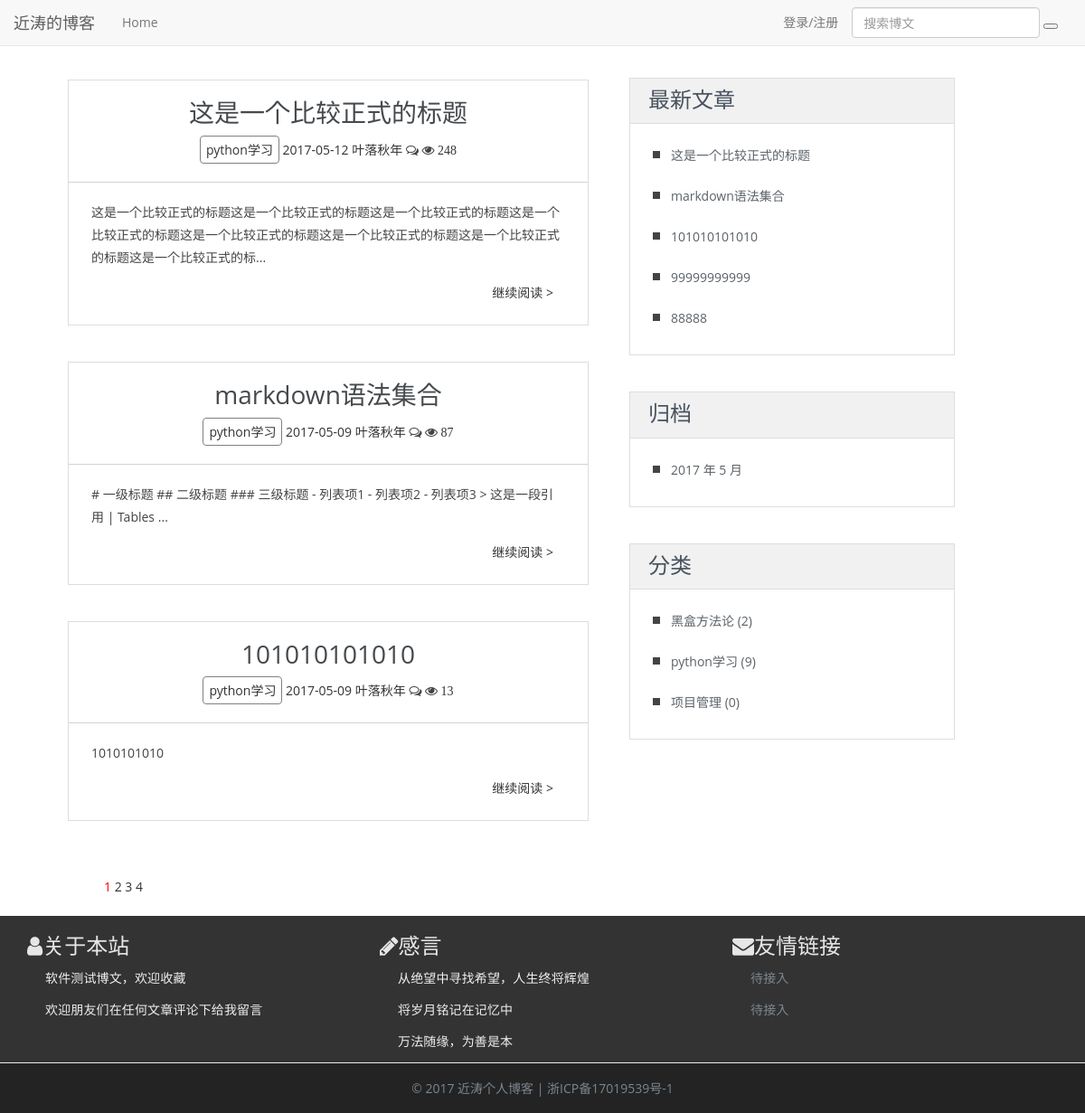
/, run on an earlier commit of the app's database.
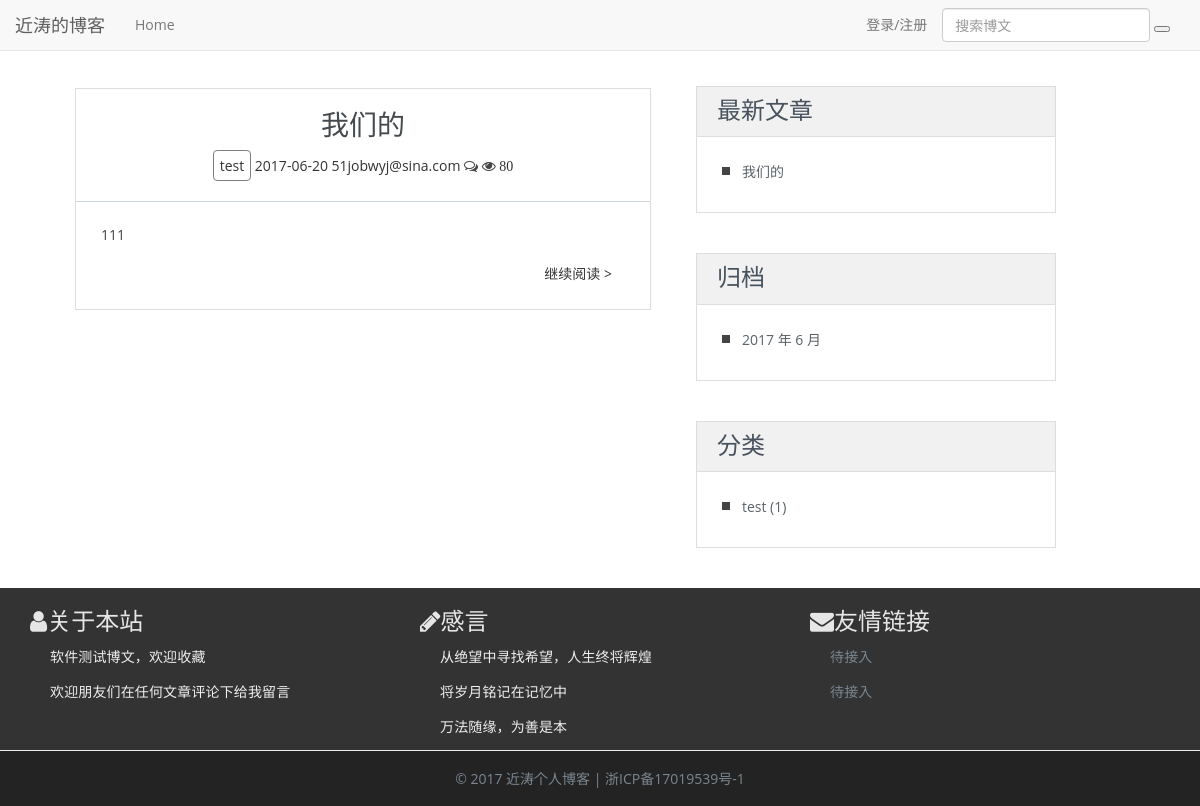
And on a later commit of the database.
### blog/models.py (models this page shows, shortened)
@python_2_unicode_compatible
class Post(models.Model):
    title = models.CharField(max_length=70)
    body = models.TextField()
    excerpt = models.CharField(max_length=200, blank=True)
    created_time = models.DateTimeField()
    modified_time = models.DateTimeField()
    category = models.ForeignKey(Category)
    tags = models.ManyToManyField(Tag, blank=True)
    author = models.ForeignKey(User)
    view = models.PositiveIntegerField(default=0)
    def get_absolute_url(self):
        return reverse('blog:detail', kwargs={'pk': self.pk})
    class Meta:
        ordering = ['-created_time']

@python_2_unicode_compatible
class Category(models.Model):
    name = models.CharField(max_length=100)

### blog/views.py (the view, shortened to what this page needs)
# urls.py: url(r'^$', views.IndexView.as_view(), name='index'),
class IndexView(ListView):
    model = Post
    template_name = 'blog/index.html'
    context_object_name = 'post_list'
    paginate_by = 3
    def get_context_data(self, **kwargs):
        context = super(IndexView,self).get_context_data(**kwargs)
        paginator = context.get('paginator')
        page = context.get('page_obj')
        is_paginated = context.get('is_paginated')
        pagination_data = self.pagination_data(paginator, page, is_paginated)
        context.update(pagination_data)
        return context
    def pagination_data(self, paginator, page, is_paginated):
        if not is_paginated:
            return {}
        left = []
        right = []
        left_has_more = False
        right_has_more = False
        first = False
        last = False
        page_number = page.number
        total_pages = paginator.num_pages
        page_range = list(paginator.page_range)
        if page_number == 1:
            right = page_range[page_number:page_number + 2]
            if right[-1] < total_pages - 1:
                right_has_more = True
            if right[-1] < total_pages:
                last = True
        elif page_number == total_pages:
            left = page_range[(page_number - 3) if (page_number - 3) > 0 else 0:page_number - 1]
            if left[0] > 2:
                left_has_more = True
            if left[0] > 1:
                first = True
        context = {
            'left': left,
            'right': right,
            'left_has_more': left_has_more,
            'right_has_more': right_has_more,
            'first': first,
            'last': last,
        }
        return context

### blog/templatetags/blog_tags.py (called while the page is built)
@register.simple_tag
def get_recent_posts(num=5):
    return Post.objects.all()[:num]

@register.simple_tag
def archives():
    return Post.objects.dates('created_time', 'month', order='DESC')

@register.simple_tag
def get_categories():
    return Category.objects.annotate(num_posts=Count('post'))

### blog/templates/blog/index.html (shortened to what this page needs)
﻿{% extends 'base.html' %}
{% load staticfiles %}
{% load comments %}
   {% block main %}
           <main class="col-md-8">
			   <article class="post post-1" style="margin-top: 8px">
				  {% for post in post_list %}
                  <article class="blog-teaser">
                                <header>
                                    <h3 style="margin-top:20px"><a href="{{ post.get_absolute_url }}">{{ post.title }}</a></h3>
                                    <span class="category"><a href="#">{{ post.category.name }} </a></span>
							<span class="">
								<a href="#">
									<time class="entry-date" datetime="{{ post.created_time }}">{{ post.created_time|date:"Y-m-d" }}</time>
								</a>
							</span>
							<span class=""><a href="#"> {{post.author}} </a></span>
							{% get_comment_count for post as comment_count %}
							<span class="fa fa-comments-o"><a href="#"> {{comment_count}}</a></span>
							<span class="fa fa-eye"><a href="#"> {{post.view}}</a></span>
                                    <hr>
                                </header>
                                <div class="body">
									{{ post.body|truncatechars:90 }}
                                </div>
                                <div class="clearfix">
                                    <a href="{{ post.get_absolute_url }}" class="btn btn-clean-one">继续阅读 ></a>
                                </div>
				  </article>
                  {% empty %}
                   <div class="no-post">暂时还没有发布的文章！</div>
                  {% endfor %}
			   </article>
			   <div style="margin:auto 70">
					{% if is_paginated %}
							<div class="pagination">
								  <a href="?page={{ page_obj.number }}" style="color: red;">{{ page_obj.number }}</a>
								  {% if right %}
								    {% for i in right %}
								        <a href="?page={{ i }}">{{ i }}</a>
								    {% endfor %}
								  {% endif %}
								  {% if last %}
								    <a href="?page={{ paginator.num_pages }}">{{ paginator.num_pages }}</a>
								  {% endif %}
							</div>
					{% endif %}
			   </div>
		   </main>
   {% endblock main %}

### blog/templates/base.html (shortened to what this page needs)
﻿{% load blog_tags %}
{% load staticfiles %}
<!DOCTYPE html>
<html>
	<head>
    <link rel="stylesheet" href="{% static 'blog/css/bootstrap.min.css' %}">
    <link rel="stylesheet" href="http://code.ionicframework.com/ionicons/2.0.1/css/ionicons.min.css">
    <link rel="stylesheet" href="{% static 'blog/css/pace.css' %}">
    <link rel="stylesheet" href="{% static 'blog/css/custom.css' %}">
    <link rel="stylesheet" href="{% static 'blog/css/friendly.css' %}">
    <link rel="stylesheet" href="https://cdn.bootcss.com/font-awesome/4.7.0/css/font-awesome.min.css">
    <link rel="stylesheet" href="{% static 'blog/css/style.css' %}">
	</head>
	<body>
    <div class="navbar navbar-default navbar-fixed-top navbar-down" role="navigation">
                    <div class="navbar-header">
                        <a class="navbar-brand" href="{% url 'blog:index' %}">近涛的博客</a>
                    </div>
                    <div class="collapse navbar-collapse" id="example-navbar-collapse">
						<ul class="nav navbar-nav">
                            <li class="">
                                <a href="{% url 'blog:index' %}">
                                     Home
                                </a>
                            </li>
						</ul>
						<div style="margin-right:30px">
                        <form role="search" method="get" action="{% url 'blog:search' %}" class="navbar-form navbar-right">
                            <input name="q" type="text" placeholder="搜索博文" class="form-control">
                            <button type="submit">
                            </button>
                        </form>
						</div>
						<ul id="user_part" class="nav navbar-nav navbar-right"><li><a href="{% url 'users:goLogin' %}">登录/注册</a></li></ul>
                    </div>
	</div>
		<div class="content-body" style="margin-top:25px;padding-bottom: 0px;">
			<div class="container">
				<div class="row">
					<main class="col-md-8">
					   {% block main %}
             {% endblock main %}
					</main>
					<aside class="col-md-4 blog-aside">
						<div class="aside-widget">
							<header>
								<h3>最新文章</h3>
							</header>
							<div class="body">
								{% get_recent_posts as recent_post_list %}
								<ul class="clean-list">
									{% for post in recent_post_list %}
									<li><a href="{{ post.get_absolute_url }}">{{ post.title }}</a></li>
									{% endfor %}
								</ul>
							</div>
                        </div>
						<div class="aside-widget">
							<header>
								<h3>归档</h3>
							</header>
							<div class="body">
								{% archives as date_list %}
								<ul class="clean-list">
									{% for date in date_list %}
									<li><a href="{% url 'blog:archives' date.year date.month %}">{{ date.year }} 年 {{ date.month }} 月</a></li>
									{% endfor %}
								</ul>
							</div>
                        </div>
						<div class="aside-widget">
							<header>
								<h3>分类</h3>
							</header>
							<div class="body">
								{% get_categories as category_list %}
								<ul class="clean-list">
									{% for category in category_list %}
									<li><a href="{% url 'blog:category' category.pk %}">{{category.name}} ({{ category.num_posts }})</a></li>
									{% endfor %}
								</ul>
							</div>
                        </div>
					</aside>
				</div>
			</div>
		</div>
        <footer>
			<div class="widewrapper footer" style="padding-top: 20px;">
				<div class="container">
					<div class="row">
						<div class="col-md-4 footer-widget">
							<h3> <i class="fa fa-user"></i>关于本站</h3>
							<ul class="" style="margin-left:-20px;">
								<p>软件测试博文，欢迎收藏</p>
								<p>欢迎朋友们在任何文章评论下给我留言</p>
							</ul>
						</div>
						<div class="col-md-4 footer-widget">
							<h3> <i class="fa fa-pencil"></i>感言</h3>
							<ul class="" style="margin-left:-20px">
								<p>从绝望中寻找希望，人生终将辉煌</p>
								<p>将岁月铭记在记忆中</p>
								<p>万法随缘，为善是本</p>
							</ul>
						</div>
						<div class="col-md-4 footer-widget">
							<h3> <i class="fa fa-envelope"></i>友情链接</h3>
							<ul class="" style="margin-left:-20px;">
								<p><a href="" target="_blank">待接入</a></p>
								<p><a href="" target="_blank">待接入</a></p>
							</ul>
						</div>
					</div>
				</div>
			</div>
			<div class="widewrapper copyright">
					&copy; 2017 近涛个人博客 | 浙ICP备17019539号-1
			</div>
        </footer>
	</body>
</html>

### blog/static/blog/css/custom.css (style rules this page uses)
* { outline: none; }
h1, h2, h3, h4, h5, h6 { margin-top: 0; }
a { color: #333; }
body { color: #444; font-family: 'Lato', sans-serif; }
p { font-family: 'Ubuntu', sans-serif; font-weight: 400; word-spacing: 1px; letter-spacing: 0.01em; }
.content-body { padding-bottom: 4em; }
.post, .comment-area { background: #fff; padding: 30px 30px 0; }
.category { display: inline-block; padding: 2px 6px; border-radius: 4px; border: 1px solid gray; }
.copyright { text-align: center; padding-top: 1em; margin: 0; border-top: 1px solid #eee; color: #666; }

### blog/static/blog/css/style.css (style rules this page uses)
﻿ html, body { padding-top:0px; margin:0px; }
body { font-family: 'Open Sans', sans-serif; line-height:25px; font-size:14px; }
.blog-teaser { background-color: #fff; border: 1px solid #ddd; margin-bottom: 40px; }
.blog-teaser header { text-align: center; }
.blog-teaser header h3 { color: #454a4e; margin-top: 0; font-size: 28px; margin-bottom: 10px; }
.blog-teaser header h3 a, .blog-teaser header h3 a:focus, .blog-teaser header h3 a:hover { color: #454a4e; }
.blog-teaser header hr { border-top-color: #ced5db; border-bottom: none; }
.blog-teaser .body { padding-right: 25px; padding-left: 25px; margin-bottom: 10px; color: #444; }
.blog-teaser .btn { float: right; margin-right: 25px; margin-bottom: 18px; }
.clean-list { list-style: none; }
.clean-list li { line-height: 23px; margin-bottom: 14px; }
.clean-list li:before { content: ""; background-color: #444; border-style: solid; border-width: 4px 4px; display: block; width: 8px; left: -20px; top: 15px; position: relative; }
.blog-main, .blog-aside { position: relative; }
.blog-main:before, .blog-aside:before { height: 100%; content: ""; position: absolute; top: 0; width: 1px; }
.blog-aside { padding-top: 36px; }
.blog-aside:before { left: 15px; }
.aside-widget { margin-bottom: 40px; border: 1px solid #ddd; }
.aside-widget header { background-color: #f1f1f1; border-bottom: 1px solid #ddd; }
.aside-widget header h3 { font-size: 24px; padding: 10px 20px 3px 20px; margin-top: 0; color: #48535f; }
.aside-widget .body { margin: 10px 0; padding: 5px; }
.aside-widget a { color: #5b6268; }
.widewrapper { background-color: #fff; }
.widewrapper.footer { background-color: #333; color: #eee; font-size: 14px; }
.widewrapper.footer a { color: #7b8690; }
.widewrapper.footer h1, .widewrapper.footer h2, .widewrapper.footer h3, .widewrapper.footer h4, .widewrapper.footer h5 { color: #e6e6e6; }
.widewrapper.copyright { color: #7b8690; padding-top: 15px; padding-bottom: 15px; text-align: center; background-color: #232323; }

What changed in the data, as far as the page shows it:
removed Post: title "这是一个比较正式的标题", category.name "python学习", created_time "2017-05-12", author "叶落秋年", view "248", body "这是一个比较正式的标题这是一个比较正式的标题这是一个比较正式的标题这是一个比较正式的标题这是一个比较正式的标题这是一个比较正式的标题这是一个比较正式的标题这是一个比较正式的标..."
removed Post: title "markdown语法集合", category.name "python学习", created_time "2017-05-09", author "叶落秋年", view "87", body "# 一级标题 ## 二级标题 ### 三级标题 - 列表项1 - 列表项2 - 列表项3 > 这是一段引用 | Tables ..."
removed Post: title "101010101010", category.name "python学习", created_time "2017-05-09", author "叶落秋年", view "13", body "1010101010"
removed Post: title "99999999999", shown under "最新文章"
removed Post: title "88888", shown under "最新文章"
removed Category: name "python学习", num_posts "9"
removed Category: name "项目管理", num_posts "0"
added Post: title "我们的", category.name "test", created_time "2017-06-20", author "51jobwyj@sina.com", view "80", body "111"
changed Category: name "黑盒方法论" → "test"; num_posts "2" → "1"
Also different on the page:
{{ page_obj.number }}: "1" → (not shown)
{{ paginator.num_pages }}: "4" → (not shown)
new list line: "2017 年 6 月"
list line gone: "2"
list line gone: "3"
list line gone: "2017 年 5 月"
